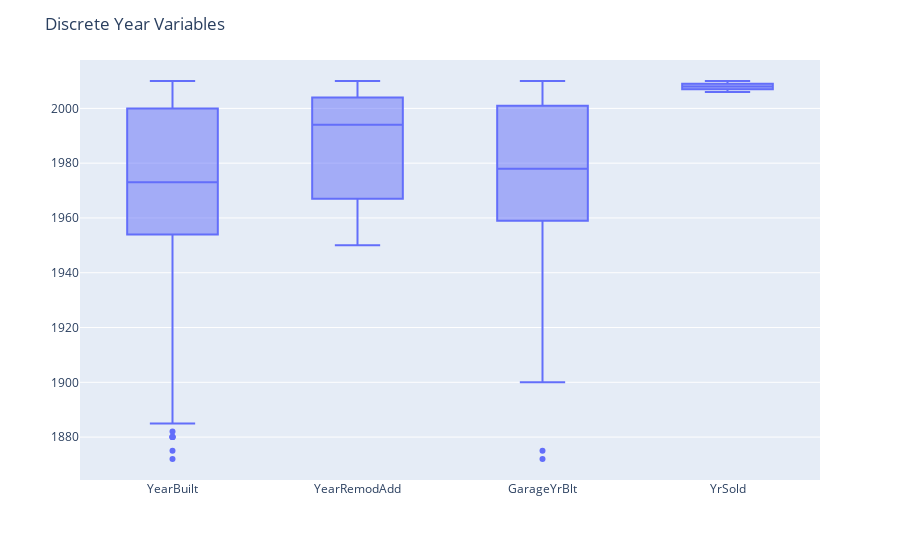

Source (notebook cell):
### Code cell
disc_yrs_plt = house[['YearBuilt', 'YearRemodAdd', 'GarageYrBlt', 'YrSold']]
fig6 = px.box(pd.melt(disc_yrs_plt), x="variable", y="value")
fig6.update_layout(
    title='Discrete Year Variables',
    xaxis_title='',
    yaxis_title=''
)
# First two look sensible, GarageYrBlt probably correlates far too much with YearBuilt
# YrSold discussed already

### Figure 1 — Plotly figure (JSON) as saved in the notebook; plotly's stock layout.template omitted (floating-point values rounded to 4 significant figures; data arrays with more than 128 entries replaced by an {"elided": "..."} marker saying what was removed)
{"data": [{"alignmentgroup": "True", "hovertemplate": "variable=%{x}<br>value=%{y}<extra></extra>", "legendgroup": "", "marker": {"color": "#636efa"}, "name": "", "notched": false, "offsetgroup": "", "orientation": "v", "showlegend": false, "type": "box", "x": {"elided": "5840 str values"}, "x0": " ", "xaxis": "x", "y": {"elided": "5840 int values"}, "y0": " ", "yaxis": "y"}], "layout": {"boxmode": "group", "legend": {"tracegroupgap": 0}, "margin": {"t": 60}, "title": {"text": "Discrete Year Variables"}, "xaxis": {"anchor": "y", "domain": [0, 1], "title": {"text": ""}}, "yaxis": {"anchor": "x", "domain": [0, 1], "title": {"text": ""}}}}
